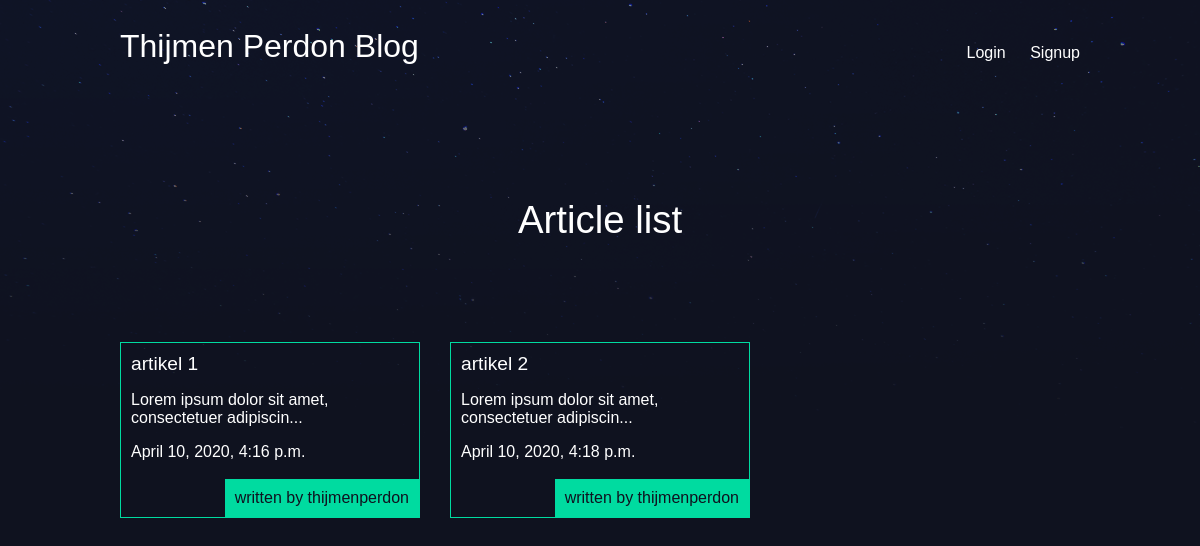
The app's page /articles/ with its own data.
### articles/models.py (models this page shows, shortened)
class Article(models.Model):
    title = models.CharField(max_length=100)
    slug = models.SlugField()
    body = models.TextField()
    date = models.DateTimeField(auto_now_add=True)
    thumb = models.ImageField(default="default.png", blank=True)
    author = models.ForeignKey(User, on_delete=models.CASCADE, default=None)
    def snippet(self):
        return self.body[:50] + '...'

### articles/views.py (the view)
# urls.py: path('', views.article_list, name="list"),
def article_list(request):
    articles = Article.objects.all().order_by("date")
    return render(request, 'articles/article_list.html', {'articles': articles})

### articles/templates/articles/article_list.html
{% extends 'base_layout.html' %}
{% block content %}
<h1>Article list</h1>
<div class="articles">
    {% for article in articles %}
    <div class="article">
        <h2><a href="{% url 'articles:detail' slug=article.slug %}">{{ article.title }}</a></h2>
        <p>{{ article.snippet }}</p>
        <p>{{ article.date }}</p>
        <p class="author">written by {{article.author.username}}</p>
    </div>
    {% endfor %}
</div>
{% endblock %}

### templates/base_layout.html (shortened to what this page needs)
{% load static %}
<html lang="en">
<head>
    <link rel="stylesheet" href="{% static 'styles.css' %}">
</head>
<body>
    <header class="wrapper">
        <h1><a href="{% url 'home' %}">Thijmen Perdon Blog</a></h1>
        <nav>
            <ul>
                {% if user.is_authenticated %}
                <li>
                    <form class="logout-link" action="{% url 'accounts:logout'%}" method="post">
                        {%csrf_token%}
                        <button type="submit">Logout</button>
                    </form>
                </li>
                <li><a href="{% url 'articles:create' %}" class="highlight">New article</a></li>
                {% else %}
                <li><a href="{% url 'accounts:login'%}">Login</a></li>
                <li><a href="{% url 'accounts:signup'%}">Signup</a></li>
                {% endif %}
            </ul>
        </nav>
    </header>
    <div class="wrapper">
        {% block content %}
        {% endblock %}
    </div>
</body>
</html>

### assets/styles.css (style rules this page uses)
body { background-color: #0f121f; background-image: url(stars.png); background-repeat: no-repeat; color: #fff; }
body * { font-family: Arial, Helvetica, sans-serif; }
h1, h2, h3, h4, h5 { font-weight: normal; margin: 0; }
a, a:hover, a:visited { color: #fff; text-decoration: none; }
.wrapper { max-width: 960px; margin: 0 auto; }
div.wrapper h1 { text-align: center; margin: 100px auto; font-size: 2.4em; }
header { display: grid; grid-template-columns: 1fr 1fr; padding: 20px 0; }
nav { justify-self: end; }
nav li { display: inline-block; margin-left:20px; }
.articles { display: grid; grid-template-columns: 1fr 1fr 1fr; grid-gap: 30px; }
.article { padding: 10px; border: 1px solid #00dba0; position: relative; padding-bottom: 40px; }
.article h2 { font-size: 1.2em; }
.article .author { padding: 10px; background: #00dba0; position: absolute; right: 0; bottom: 0; margin: 0; color: #0f121f; }

### records on screen
Article: title "artikel 1", snippet "Lorem ipsum dolor sit amet, consectetuer adipiscin...", date "April 10, 2020, 4:16 p.m.", author.username "thijmenperdon"
Article: title "artikel 2", snippet "Lorem ipsum dolor sit amet, consectetuer adipiscin...", date "April 10, 2020, 4:18 p.m.", author.username "thijmenperdon"
